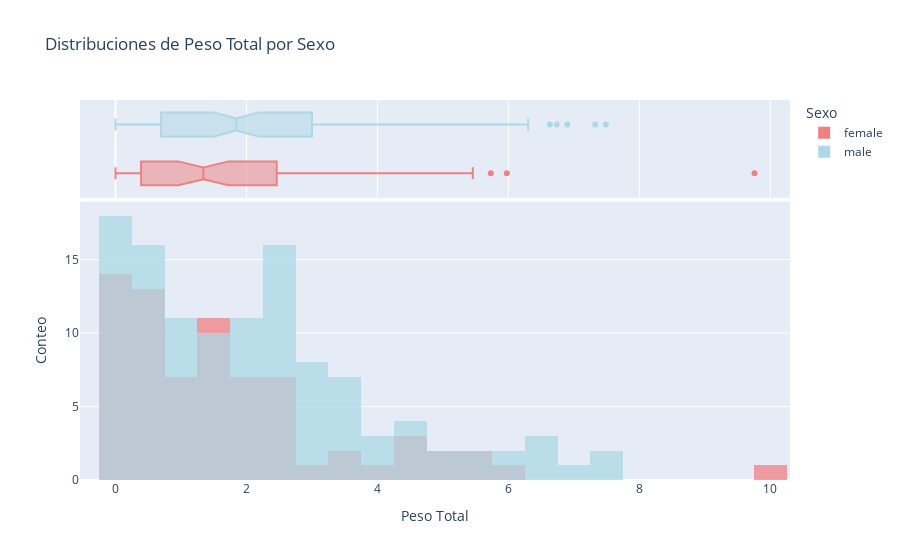

Notebook source saved alongside this figure:
### Markdown cell above
#### ¿Existe una relación entre el peso total del buche y el sexo de los sujetos?

### Code cell
# Hhistogramas y boxplots del peso total por edad
fig = px.histogram(df, x='peso total', color='sexo', color_discrete_map={'female': 'lightcoral', 'male': 'lightblue'}, marginal='box',
                   title='Distribuciones de Peso Total por Sexo',
                   labels={'peso total': 'Peso Total', 'sexo': 'Sexo', 'ylabel': 'conteo'},
                   barmode='overlay', opacity=0.75)

# Cambiar el nombre del eje y solo en el histograma
fig.update_yaxes(title_text='Conteo', row=1, col=1)

# Desplegar gráfica
fig.show()

### Figure 1 — Plotly figure (JSON) as saved in the notebook; plotly's stock layout.template omitted (floating-point values rounded to 4 significant figures)
{"data": [{"alignmentgroup": "True", "bingroup": "x", "hovertemplate": "Sexo=female<br>Peso Total=%{x}<br>count=%{y}<extra></extra>", "legendgroup": "female", "marker": {"color": "lightcoral", "opacity": 0.75, "pattern": {"shape": ""}}, "name": "female", "offsetgroup": "female", "orientation": "v", "showlegend": true, "type": "histogram", "x": [9.758, 5.456, 4.498, 1.98, 0.8497, 1.447, 3.779, 1.746, 1.058, 2.191, 0.8625, 1.34, 0.0231, 4.476, 0.0347, 0, 0.6212, 0.5485, 0.3335, 1.283, 0, 2.476, 1.776, 0.6811, 2.047, 1.345, 0.2408, 0.1441, 1.379, 0.3116, 0.4589, 0.8383, 1.119, 2.264, 5.175, 0, 3.146, 1.089, 3.537, 0.4775, 0.7392, 2.516, 2.49, 2.449, 0.09329, 4.935, 3.416, 4.462, 0.2927, 1.511, 2.565, 2.09, 0.4312, 2.168, 0.0375, 1.346, 0.0716, 1.083, 2.018, 0, 0.0072, 0.0131, 1.58, 5.731, 1.537, 0.5029, 1.711, 0.6328, 0.3501, 0.1977, 2.608, 5.975], "xaxis": "x", "yaxis": "y"}, {"alignmentgroup": "True", "hovertemplate": "Sexo=female<br>Peso Total=%{x}<extra></extra>", "legendgroup": "female", "marker": {"color": "lightcoral"}, "name": "female", "notched": true, "offsetgroup": "female", "showlegend": false, "type": "box", "x": [9.758, 5.456, 4.498, 1.98, 0.8497, 1.447, 3.779, 1.746, 1.058, 2.191, 0.8625, 1.34, 0.0231, 4.476, 0.0347, 0, 0.6212, 0.5485, 0.3335, 1.283, 0, 2.476, 1.776, 0.6811, 2.047, 1.345, 0.2408, 0.1441, 1.379, 0.3116, 0.4589, 0.8383, 1.119, 2.264, 5.175, 0, 3.146, 1.089, 3.537, 0.4775, 0.7392, 2.516, 2.49, 2.449, 0.09329, 4.935, 3.416, 4.462, 0.2927, 1.511, 2.565, 2.09, 0.4312, 2.168, 0.0375, 1.346, 0.0716, 1.083, 2.018, 0, 0.0072, 0.0131, 1.58, 5.731, 1.537, 0.5029, 1.711, 0.6328, 0.3501, 0.1977, 2.608, 5.975], "xaxis": "x2", "yaxis": "y2"}, {"alignmentgroup": "True", "bingroup": "x", "hovertemplate": "Sexo=male<br>Peso Total=%{x}<br>count=%{y}<extra></extra>", "legendgroup": "male", "marker": {"color": "lightblue", "opacity": 0.75, "pattern": {"shape": ""}}, "name": "male", "offsetgroup": "male", "orientation": "v", "showlegend": true, "type": "histogram", "x": [3.963, 5.463, 2.478, 0.5726, 3.498, 0.277, 0.6935, 2.072, 2.98, 0.6617, 0.5128, 1.129, 4.5, 2.467, 1.815, 3.046, 1.581, 1.436, 1.209, 1.49, 2.599, 2.12, 0.7155, 1.837, 2.69, 0.1467, 2.679, 5.154, 0.5026, 6.302, 5.761, 0.027, 0, 0.0705, 0.1466, 1.348, 0.149, 0.0534, 1.253, 2.538, 2.831, 0.7033, 0.0734, 0.8579, 0.9873, 2.198, 2.031, 3.339, 1.787, 1.663, 2.622, 0, 0.0931, 0.4628, 0.4701, 0.6988, 0.2014, 0, 1.236, 5.676, 2.195, 0, 1.333, 1.003, 2.521, 4.628, 1.855, 0.7054, 0.9422, 2.999, 4.578, 3.441, 4.973, 1.53, 0.8293, 3.291, 2.267, 2.601, 0, 0, 0.3094, 3.003, 2.573, 0.5844, 6.739, 3.985, 2.273, 3.815, 2.744, 1, 0.3551, 2.369, 6.9, 6.086, 2.86, 4.472, 0.9161, 3.545, 1.349, 1.532, 0.0092, 3.192, 3.434, 2.412, 3.279, 0.2035, 2.787, 1.914, 0.7094, 0.0409, 0.9168, 2.126, 7.487, 6.634, 2.592, 7.327], "xaxis": "x", "yaxis": "y"}, {"alignmentgroup": "True", "hovertemplate": "Sexo=male<br>Peso Total=%{x}<extra></extra>", "legendgroup": "male", "marker": {"color": "lightblue"}, "name": "male", "notched": true, "offsetgroup": "male", "showlegend": false, "type": "box", "x": [3.963, 5.463, 2.478, 0.5726, 3.498, 0.277, 0.6935, 2.072, 2.98, 0.6617, 0.5128, 1.129, 4.5, 2.467, 1.815, 3.046, 1.581, 1.436, 1.209, 1.49, 2.599, 2.12, 0.7155, 1.837, 2.69, 0.1467, 2.679, 5.154, 0.5026, 6.302, 5.761, 0.027, 0, 0.0705, 0.1466, 1.348, 0.149, 0.0534, 1.253, 2.538, 2.831, 0.7033, 0.0734, 0.8579, 0.9873, 2.198, 2.031, 3.339, 1.787, 1.663, 2.622, 0, 0.0931, 0.4628, 0.4701, 0.6988, 0.2014, 0, 1.236, 5.676, 2.195, 0, 1.333, 1.003, 2.521, 4.628, 1.855, 0.7054, 0.9422, 2.999, 4.578, 3.441, 4.973, 1.53, 0.8293, 3.291, 2.267, 2.601, 0, 0, 0.3094, 3.003, 2.573, 0.5844, 6.739, 3.985, 2.273, 3.815, 2.744, 1, 0.3551, 2.369, 6.9, 6.086, 2.86, 4.472, 0.9161, 3.545, 1.349, 1.532, 0.0092, 3.192, 3.434, 2.412, 3.279, 0.2035, 2.787, 1.914, 0.7094, 0.0409, 0.9168, 2.126, 7.487, 6.634, 2.592, 7.327], "xaxis": "x2", "yaxis": "y2"}], "layout": {"barmode": "overlay", "legend": {"title": {"text": "Sexo"}, "tracegroupgap": 0}, "title": {"text": "Distribuciones de Peso Total por Sexo"}, "xaxis": {"anchor": "y", "domain": [0, 1], "title": {"text": "Peso Total"}}, "xaxis2": {"anchor": "y2", "domain": [0, 1], "matches": "x", "showgrid": true, "showticklabels": false}, "yaxis": {"anchor": "x", "domain": [0, 0.7326], "title": {"text": "Conteo"}}, "yaxis2": {"anchor": "x2", "domain": [0.7426, 1], "matches": "y2", "showgrid": false, "showline": false, "showticklabels": false, "ticks": ""}}}
